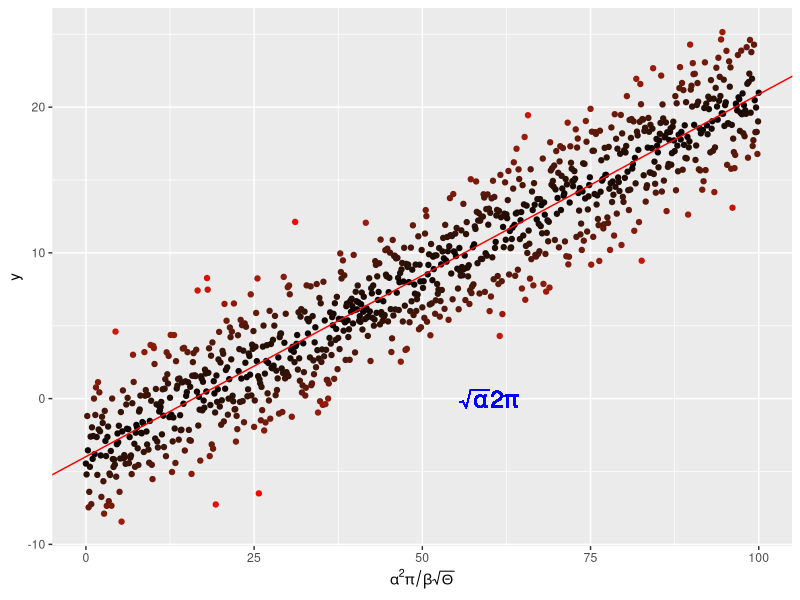
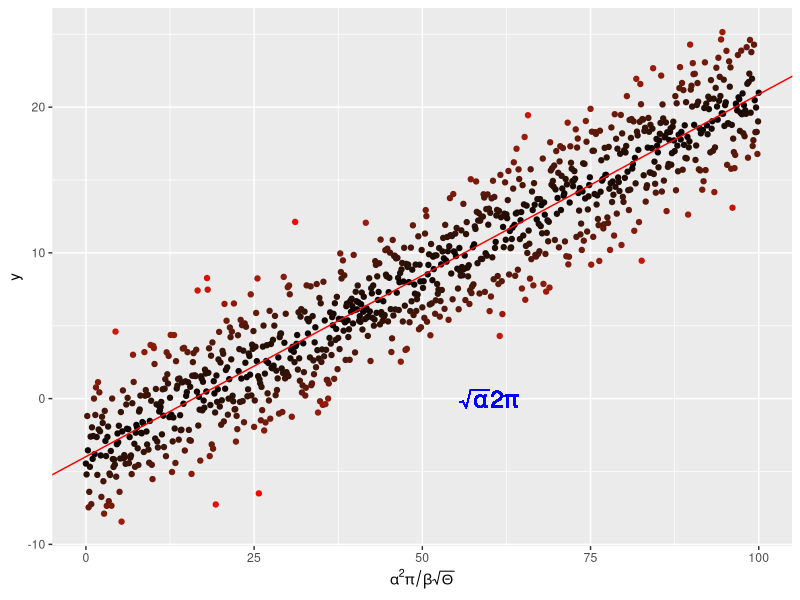

The R script that drew these images, in order:
install.packages("ggplot2")
library(ggplot2)

x <- seq(0, 100, by = 0.1)
y <- -4. + 0.25 * x +
  rnorm(length(x), mean = 0., sd = 2.5)

# and put them in a dataframe
my_data <- data.frame(x = x, y = y)

# perform a linear regression
my_lm <- summary(lm(y ~ x, data = my_data))

# plot the data
p <-  ggplot(my_data, aes(x = x, y = y,
                          colour = abs(my_lm$residual))
             ) +
  geom_point() +
  scale_colour_gradient(low = "black", high = "red") +
  theme(legend.position = "none") +
  scale_x_continuous(
    expression(alpha^2 * pi / beta * sqrt(Theta)))

# add the regression line
p <- p + geom_abline(
  intercept = my_lm$coefficients[1][1],
  slope = my_lm$coefficients[2][1],
  colour = "red")
# throw some math on the plot
p <- p + geom_text(aes(x = 60, y = 0,
                       label = "sqrt(alpha) * 2* pi"), 
                       parse = TRUE, size = 6, 
                       colour = "blue")

p

pdf("../results/MyLinReg.pdf")
print(p)
dev.off()
